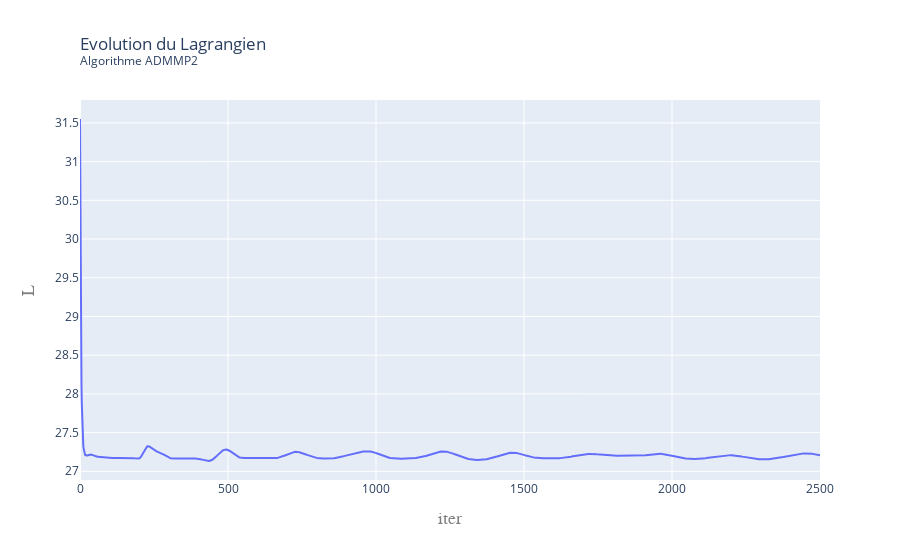

Notebook cell for this chart:
### Code cell
algo.plot_convergence_iter(tabLagran, np.arange(0, iter+1, 1), "Evolution du Lagrangien <br><sup>Algorithme ADMMP2 </sup>", 'iter', "L")

### Figure 1 — Plotly figure (JSON) as saved in the notebook; plotly's stock layout.template omitted (floating-point values rounded to 4 significant figures; data arrays with more than 128 entries replaced by an {"elided": "..."} marker saying what was removed)
{"data": [{"type": "scatter", "x": {"elided": "2501 int values"}, "y": {"elided": "2501 float values"}}], "layout": {"title": {"text": "Evolution du Lagrangien <br><sup>Algorithme ADMMP2 </sup>", "x": 0, "xref": "paper"}, "xaxis": {"title": {"font": {"color": "#7f7f7f", "family": "Courier New, monospace", "size": 18}, "text": "iter"}}, "yaxis": {"title": {"font": {"color": "#7f7f7f", "family": "Courier New, monospace", "size": 18}, "text": "L"}}}}
